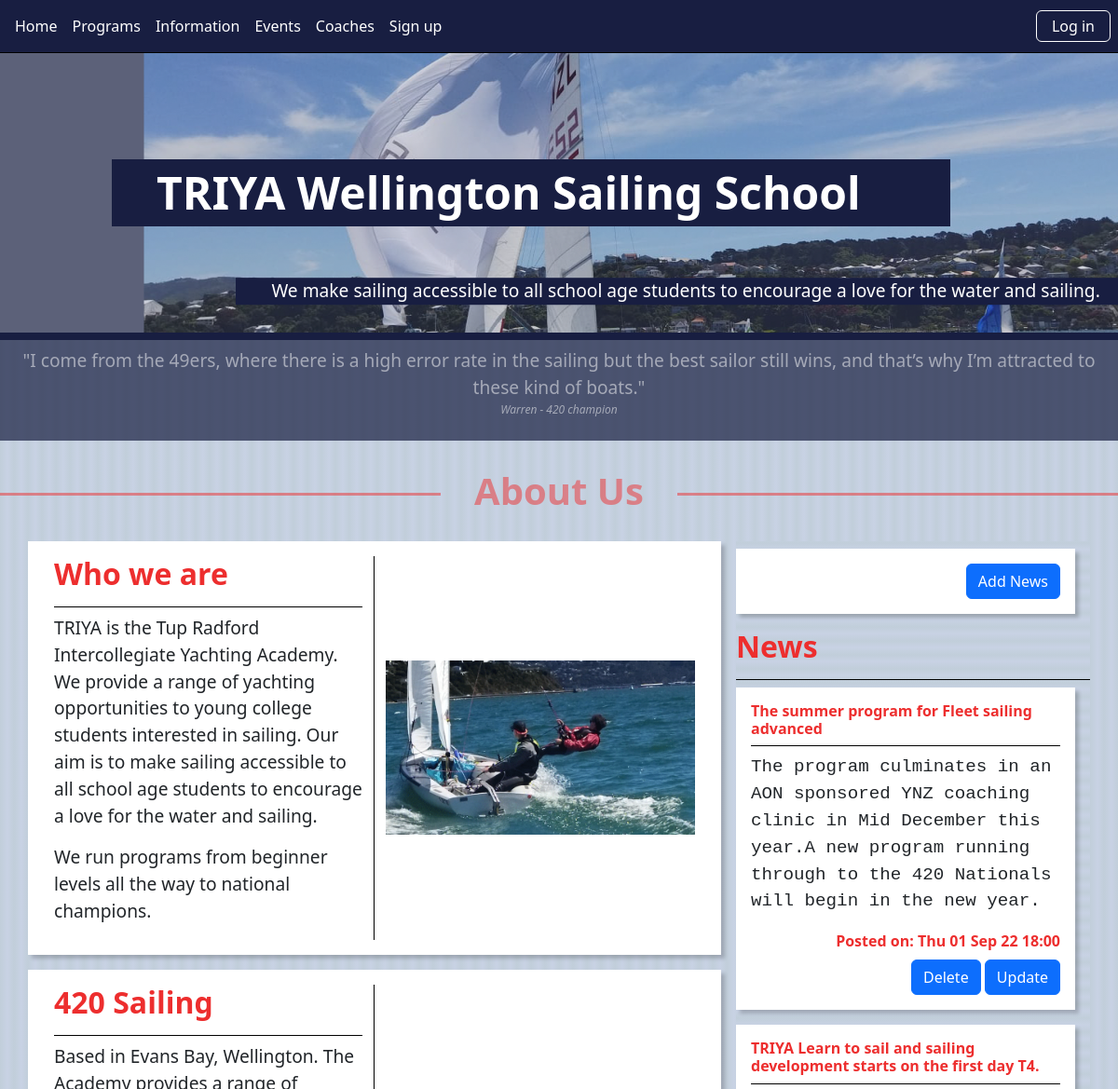
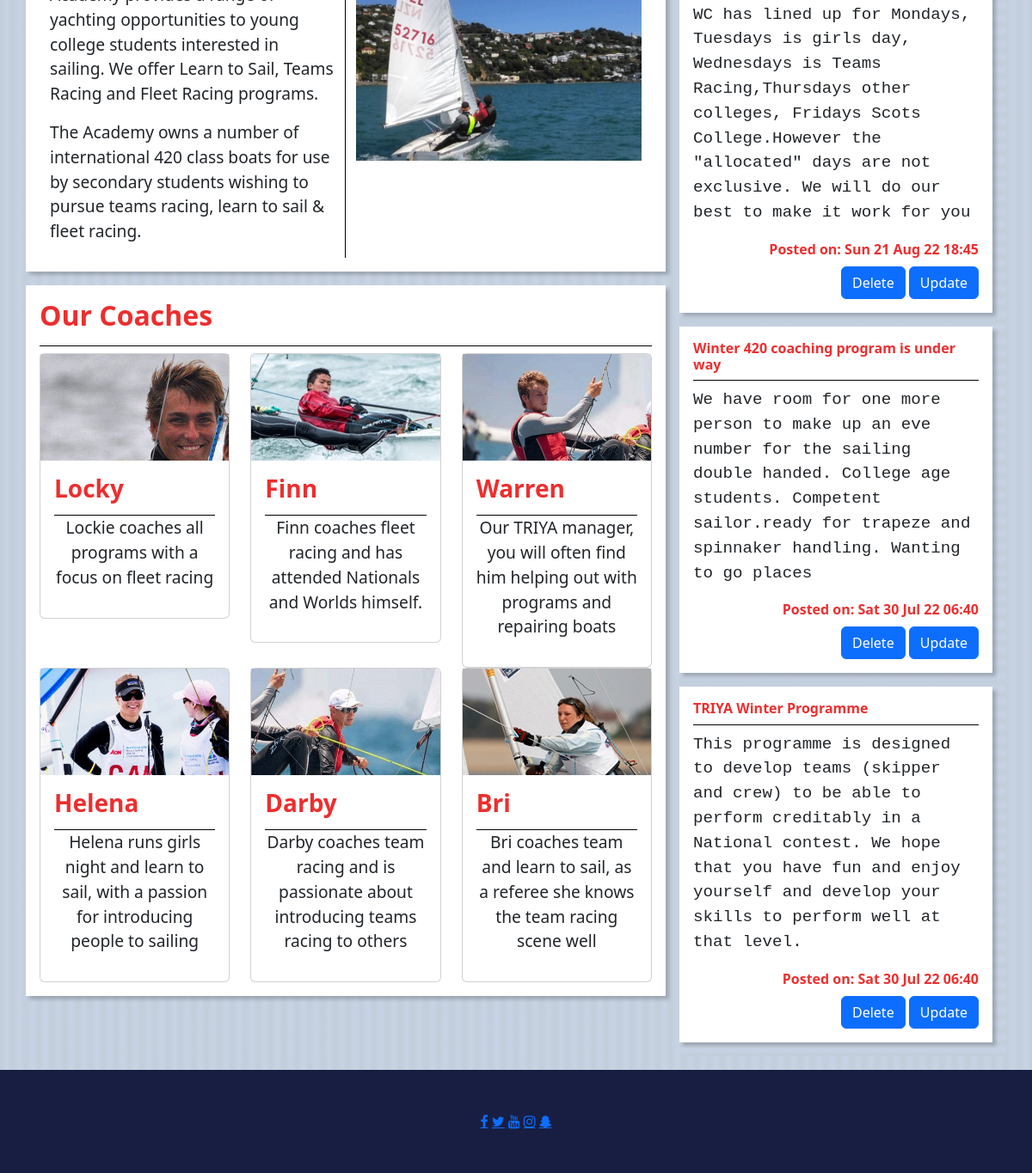
The page / on the database its author committed (2 pictures, top to bottom).
### tables this page shows
CREATE TABLE news(
    news_id integer primary key autoincrement not null,
    title text not null unique,
    content text not null,
    updated_at date
);

### server.py (the view)
@app.route("/")
def index():
    sql = "select news_id, title, content, updated_at from news order by updated_at desc"
    result = run_search_query_tuples(sql, (), db_path)
    print(result)
    return render_template("index.html", news=result)

### db_functions.py (called while the page is built)
def run_search_query_tuples(sql_query,values_tuple, file_path,  rowfactory=True):
    result = None
    try:
        db = sqlite3.connect(file_path)
        if rowfactory:
            db.row_factory = sqlite3.Row
        cursor = db.cursor()
        print("connection successful")
        cursor.execute(sql_query,values_tuple)
        result = cursor.fetchall()
        print("Search Query executed")
        cursor.close()
    except sqlite3.Error as error:
        print("Error running search query tuples: {}".format(error))
    finally:
        if db:
            db.close()
            print("sqlite connection is closed")
        if result:
            return result

### server.py (called while the page is built)
@app.template_filter()
def news_date(sqlite_dt):
    x = datetime.strptime(sqlite_dt, '%Y-%m-%d %H:%M:%S')
    return x.strftime("%a %d %b %y %H:%M")

### templates/index.html (shortened to what this page needs)
{% extends "main_template.html" %}
{% block content %}
    <div class="container-fluid quote">
        <p>"I come from the 49ers, where there is a high error rate in the sailing but the best sailor still wins,
        and that’s why I’m attracted to these kind of boats."</p>
        <p> Warren - 420 champion</p>
    </div>
<h1>About Us</h1>
     <div class="container-lg">
        <div class="row main-cols">
            <div class="col-lg-4 left">
             <div class="event button-placement">
                 <a class="btn btn-primary" href="{{ url_for('news_cud', news_id = 0 )}}">Add News</a> </div>
                <h2>News</h2>
            {% if news %}
                 {% for row in news %}
                 <div class="news">
                    <h3>{{ row['title'] }}</h3>
                    <div><p>{{ row['content'] | replace("\n", "<br>") | safe}}</p></div>
                    <div> Posted on: {{ row['updated_at'] | news_date }}</div>
                    <div class="button-placement">
                            <a class="btn btn-primary" href="{{ url_for('delete', id = row['news_id'], table="news", title=row['title']  )}}">Delete</a>
                            <a class="btn btn-primary" href="{{ url_for('news_cud', news_id = row['news_id'] )}}">Update</a>
                    </div>
                 </div>
                {% endfor %}
            {% endif %}
            </div>
            <div class="col-lg-8 right order-first">
            <div class="row align-items-center about">
                <div class="col-md-6 ">
                    <h2>Who we are</h2>
                    <p> TRIYA is the Tup Radford Intercollegiate Yachting Academy. We provide a range of yachting opportunities
                        to young college students interested in sailing.
                       Our aim is to make sailing accessible to all school age students to encourage
                        a love for the water and sailing.</p>
                        <p>We run programs from beginner levels all the way to national champions.</p>
                </div>
                <div class="col-md-6">
                    <img class="img-fluid" src="{{ url_for('static', filename='images/boats_4.png') }}" alt="">
                </div>
            </div>
            <div class="row align-items-center about">
                <div class="col-md-6 ">
                    <h2>420 Sailing</h2>
                    <p>
                       Based in Evans Bay, Wellington. The Academy provides a range of
                        yachting opportunities to young college students interested in sailing.
                        We offer Learn to Sail, Teams Racing and Fleet Racing programs.</p>
                    <p>
                        The Academy owns a number of international 420 class boats for use
                        by secondary students wishing to pursue teams racing, learn to sail & fleet racing.</p>
                </div>
                <div class="col-md-6"><img class="img-fluid" src="{{ url_for('static', filename='images/boats_7.png') }}" alt=""></div>
            </div>
            <div  class="coaches">
                 <h2 id="coaches">Our Coaches</h2>
                <div class="row">
                        <div class="col-md-4">
                            <div class="card" >
                                <img src="{{ url_for('static', filename='images/locky.png') }}" class="" alt="Sailor in choppy water">
                                <div class="card-body">
                                    <h3 class="m-0">Locky</h3>
                                    <p class="main-para-sm text-center">Lockie coaches all programs with a focus on fleet racing</p>
                                </div>
                            </div>
                        </div>
                        <div class="col-md-4">
                            <div class="card" >
                                <img src="{{ url_for('static', filename='images/finn.png') }}" class="" alt="Sailor in choppy water">
                                <div class="card-body">
                                    <h3 class="m-0">Finn</h3>
                                    <p class="main-para-sm text-center">
                                        Finn coaches fleet racing and has attended Nationals and Worlds himself.</p>
                                </div>
                            </div>
                        </div>
                        <div class="col-md-4">
                            <div class="card" >
                                <img src="{{ url_for('static', filename='images/warren.png') }}" class="" alt="Sailor in choppy water">
                                <div class="card-body">
                                    <h3 class="m-0">Warren</h3>
                                    <p class="main-para-sm text-center">Our TRIYA manager,
                                        you will often find him helping out with programs and repairing boats</p>
                                </div>
                            </div>
                        </div>
                </div>
                <div class="row">
                    <div class="col-md-4">
                        <div class="card" >
                            <img src="{{ url_for('static', filename='images/helena.png') }}" class="" alt="Sailor in choppy water">
                            <div class="card-body">
                                <h3 class="m-0">Helena</h3>
                                <p class="main-para-sm text-center">Helena runs girls night and learn to sail,
                                    with a passion for introducing people to sailing</p>
                            </div>
                        </div>
                    </div>
                    <div class="col-md-4">
                        <div class="card" >
                            <img src="{{ url_for('static', filename='images/darby.png') }}" class="" alt="Sailor in choppy water">
                            <div class="card-body">
                                <h3 class="m-0">Darby</h3>
                                <p class="main-para-sm text-center">Darby coaches team racing and is passionate
                                    about introducing teams racing to others</p>
                            </div>
                        </div>
                    </div>
                    <div class="col-md-4">
                        <div class="card" >
                            <img src="{{ url_for('static', filename='images/bri.png') }}" class="" alt="Sailor in choppy water">
                            <div class="card-body">
                                <h3 class="m-0">Bri</h3>
                                <p class="main-para-sm text-center">Bri coaches team and learn to sail, as a referee she
                                    knows the team racing scene well</p>
                            </div>
                        </div>
                    </div>
                </div>
            </div>
        </div>
        </div>
    </div>
{% endblock %}

### static/styles/main-styles.css (style rules this page uses)
:root { --main-bg-color: rgb(193, 206, 218); --main-bg-color-grad: rgb(200, 210, 228); --titles: rgb(237,46,46); --titles-trans: rgba(237,46,46,0.5); --deepblue: rgb(24, 30, 65); --deepblue-trans: rgba(24, 30, 65, 0.7); }
body { background-color: var(--main-bg-color); font-size: 100%; background: repeating-linear-gradient(90deg, var(--main-bg-color) 0, var(--main-bg-color-grad) 8px, var(--main-bg-color) 15px); }
p { font-size: 1.2em; }
h1 { border: 0px solid red; padding:0; overflow: hidden; color: var(--titles-trans); font-weight: bold; display: table; white-space: nowrap; margin: 0.75em 0; }
h1:before, h1:after { border-top: 3px solid var(--titles-trans); content: ''; display: table-cell; position: relative; top: 0.65em; width: 50%; }
h1:before { right: 3%; }
h1:after { left: 3%; }
h2, h3, h4 { font-weight: bolder; color: var(--titles); border-bottom: 1px solid black; padding-bottom: 0.5em }
.news, .about, .coaches, .program, .sign-up, .information, .event { border: 0px solid red; margin: 0em 1em 1em 0; box-shadow: 4px 4px 4px 0 rgba(0, 0, 0, 0.2); background-color: white; padding:1em; }
.quote { background-color: var(--deepblue-trans); color:rgba(255,255,255,0.5); text-align: center; padding: 0.5em 0; }
.quote p:first-child { margin-bottom: 0; }
.quote p:nth-child(2) { font-style: italic; font-size: 0.75em; }
.news h3 { font-size: 1em; color: var(--titles); font-weight: bold; }
.news div > p { font-family: monospace, sans-serif; }
.news div:nth-child(3) { text-align: right; color: var(--titles); font-weight: bold; }
.about div:first-child { border-right: 1px solid black; }
.about div { border: 0px solid green; }
.container-fluid { --bs-gutter-x:0; }
.left, .right { border:0px solid pink; padding: 0; }
.left { background: repeating-linear-gradient(0deg, var(--main-bg-color) 0, var(--main-bg-color-grad) 8px, var(--main-bg-color) 15px); }
.img-fluid { max-height: 400px; display: block; margin: auto; }
.button-placement { text-align: right; margin-top: 0.5em; }

### rows shown on the page
news: title "The summer program for Fleet sailing advanced", content "The program culminates in an AON sponsored YNZ coaching clinic in Mid December this year.A new program running through to the 420 Nationals will begin in the new year.", updated_at|news_date "Thu 01 Sep 22 18:00"
news: title "TRIYA Learn to sail and sailing development starts on the first day T4.", content "WC has lined up for Mondays, Tuesdays is girls day, Wednesdays is Teams Racing,Thursdays other colleges, Fridays Scots College.However the \"allocated\" days are not exclusive. We will do our best to make it work for you", updated_at|news_date "Sun 21 Aug 22 18:45"
news: title "Winter 420 coaching program is under way", content "We have room for one more person to make up an eve number for the sailing double handed. College age students. Competent sailor.ready for trapeze and spinnaker handling. Wanting to go places", updated_at|news_date "Sat 30 Jul 22 06:40"
news: title "TRIYA Winter Programme", content "This programme is designed to develop teams (skipper and crew) to be able to perform creditably in a National contest. We hope that you have fun and enjoy yourself and develop your skills to perform well at that level.", updated_at|news_date "Sat 30 Jul 22 06:40"
